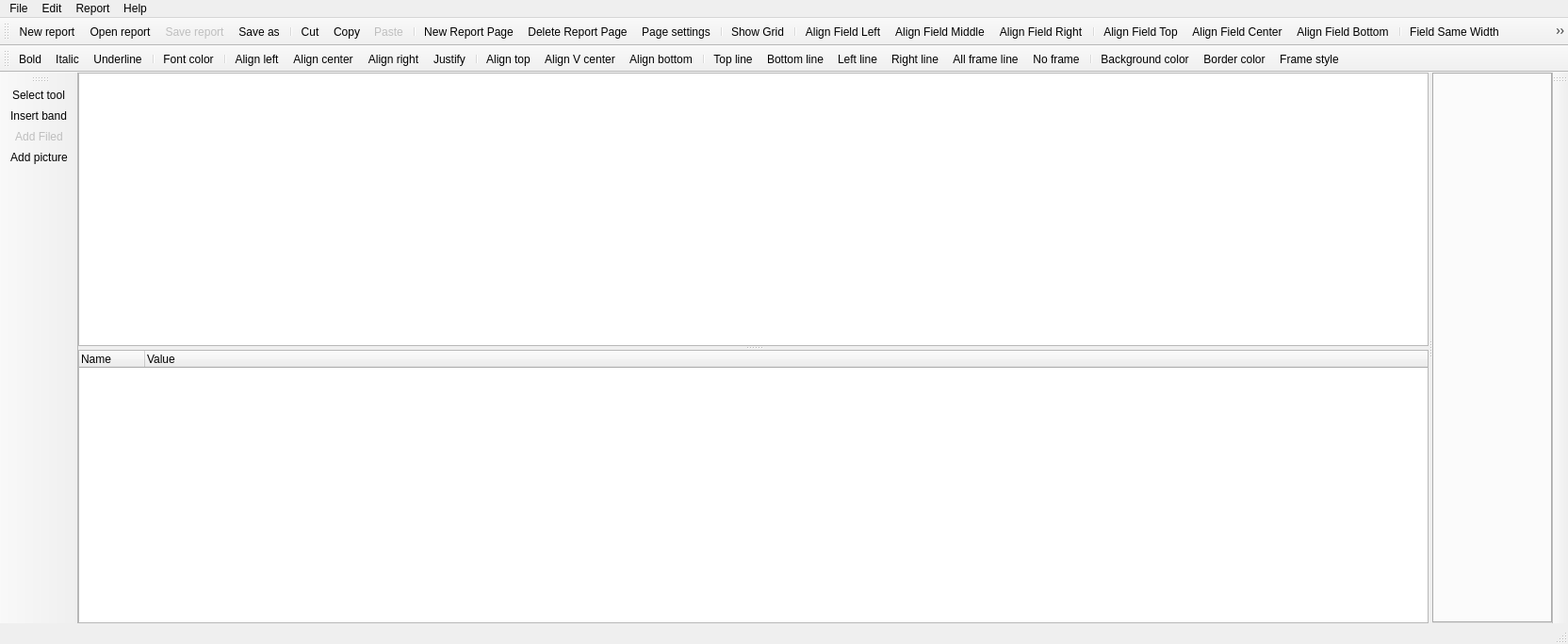
<?xml version="1.0" encoding="UTF-8"?>
<ui version="4.0">
 <class>MainWindow</class>
 <widget class="QMainWindow" name="MainWindow">
  <property name="geometry">
   <rect>
    <x>0</x>
    <y>0</y>
    <width>1664</width>
    <height>683</height>
   </rect>
  </property>
  <property name="windowTitle">
   <string>QtRPT Designer</string>
  </property>
  <widget class="QWidget" name="centralWidget">
   <layout class="QVBoxLayout" name="verticalLayout_2">
    <property name="spacing">
     <number>0</number>
    </property>
    <property name="margin">
     <number>0</number>
    </property>
    <item>
     <widget class="QSplitter" name="splitter">
      <property name="orientation">
       <enum>Qt::Horizontal</enum>
      </property>
      <widget class="QWidget" name="widget_2" native="true">
       <property name="sizePolicy">
        <sizepolicy hsizetype="Preferred" vsizetype="Minimum">
         <horstretch>0</horstretch>
         <verstretch>0</verstretch>
        </sizepolicy>
       </property>
       <property name="baseSize">
        <size>
         <width>0</width>
         <height>0</height>
        </size>
       </property>
       <layout class="QVBoxLayout" name="verticalLayout">
        <property name="spacing">
         <number>0</number>
        </property>
        <property name="margin">
         <number>0</number>
        </property>
        <item>
         <widget class="QSplitter" name="splitter_2">
          <property name="sizePolicy">
           <sizepolicy hsizetype="Preferred" vsizetype="Expanding">
            <horstretch>0</horstretch>
            <verstretch>0</verstretch>
           </sizepolicy>
          </property>
          <property name="baseSize">
           <size>
            <width>0</width>
            <height>0</height>
           </size>
          </property>
          <property name="orientation">
           <enum>Qt::Vertical</enum>
          </property>
          <widget class="QTreeWidget" name="treeWidget">
           <property name="sizePolicy">
            <sizepolicy hsizetype="Preferred" vsizetype="Preferred">
             <horstretch>0</horstretch>
             <verstretch>0</verstretch>
            </sizepolicy>
           </property>
           <property name="baseSize">
            <size>
             <width>0</width>
             <height>0</height>
            </size>
           </property>
           <attribute name="headerVisible">
            <bool>false</bool>
           </attribute>
           <attribute name="headerDefaultSectionSize">
            <number>50</number>
           </attribute>
           <column>
            <property name="text">
             <string notr="true">1</string>
            </property>
           </column>
          </widget>
          <widget class="QTreeWidget" name="treeParams">
           <property name="sizePolicy">
            <sizepolicy hsizetype="Preferred" vsizetype="Preferred">
             <horstretch>0</horstretch>
             <verstretch>0</verstretch>
            </sizepolicy>
           </property>
           <property name="baseSize">
            <size>
             <width>0</width>
             <height>0</height>
            </size>
           </property>
           <property name="editTriggers">
            <set>QAbstractItemView::DoubleClicked|QAbstractItemView::EditKeyPressed</set>
           </property>
           <property name="alternatingRowColors">
            <bool>true</bool>
           </property>
           <property name="selectionMode">
            <enum>QAbstractItemView::SingleSelection</enum>
           </property>
           <property name="indentation">
            <number>15</number>
           </property>
           <property name="expandsOnDoubleClick">
            <bool>false</bool>
           </property>
           <attribute name="headerDefaultSectionSize">
            <number>70</number>
           </attribute>
           <column>
            <property name="text">
             <string>Name</string>
            </property>
           </column>
           <column>
            <property name="text">
             <string>Value</string>
            </property>
           </column>
          </widget>
         </widget>
        </item>
       </layout>
      </widget>
      <widget class="QTabWidget" name="tabWidget"/>
     </widget>
    </item>
   </layout>
  </widget>
  <widget class="QMenuBar" name="menuBar">
   <property name="geometry">
    <rect>
     <x>0</x>
     <y>0</y>
     <width>1664</width>
     <height>21</height>
    </rect>
   </property>
   <widget class="QMenu" name="menuFile">
    <property name="title">
     <string>File</string>
    </property>
    <addaction name="actionNewReport"/>
    <addaction name="actionOpenReport"/>
    <addaction name="actSaveReport"/>
    <addaction name="actSaveAs"/>
    <addaction name="separator"/>
    <addaction name="actNewReportPage"/>
    <addaction name="actDeleteReportPage"/>
    <addaction name="separator"/>
    <addaction name="actionExit"/>
   </widget>
   <widget class="QMenu" name="menuReport">
    <property name="title">
     <string>Report</string>
    </property>
    <addaction name="actPageSettings"/>
   </widget>
   <widget class="QMenu" name="menuEdit">
    <property name="title">
     <string>Edit</string>
    </property>
    <addaction name="actCut"/>
    <addaction name="actCopy"/>
    <addaction name="actPaste"/>
   </widget>
   <widget class="QMenu" name="menuHelp">
    <property name="title">
     <string>Help</string>
    </property>
    <addaction name="actLanguage"/>
    <addaction name="actAbout"/>
   </widget>
   <addaction name="menuFile"/>
   <addaction name="menuEdit"/>
   <addaction name="menuReport"/>
   <addaction name="menuHelp"/>
  </widget>
  <widget class="QToolBar" name="mainToolBar">
   <attribute name="toolBarArea">
    <enum>TopToolBarArea</enum>
   </attribute>
   <attribute name="toolBarBreak">
    <bool>false</bool>
   </attribute>
   <addaction name="actionNewReport"/>
   <addaction name="actionOpenReport"/>
   <addaction name="actSaveReport"/>
   <addaction name="actSaveAs"/>
   <addaction name="separator"/>
   <addaction name="actCut"/>
   <addaction name="actCopy"/>
   <addaction name="actPaste"/>
   <addaction name="separator"/>
   <addaction name="actNewReportPage"/>
   <addaction name="actDeleteReportPage"/>
   <addaction name="actPageSettings"/>
   <addaction name="separator"/>
   <addaction name="actShowGrid"/>
   <addaction name="separator"/>
   <addaction name="actFieldLeft"/>
   <addaction name="actFieldMiddle"/>
   <addaction name="actFieldRight"/>
   <addaction name="separator"/>
   <addaction name="actFieldTop"/>
   <addaction name="actFieldCenter"/>
   <addaction name="actFieldBottom"/>
   <addaction name="separator"/>
   <addaction name="actFieldSameWidth"/>
   <addaction name="actFieldSameHeight"/>
   <addaction name="separator"/>
  </widget>
  <widget class="QStatusBar" name="statusBar"/>
  <widget class="QToolBar" name="toolBar">
   <property name="windowTitle">
    <string>toolBar</string>
   </property>
   <attribute name="toolBarArea">
    <enum>TopToolBarArea</enum>
   </attribute>
   <attribute name="toolBarBreak">
    <bool>true</bool>
   </attribute>
   <addaction name="actionBold"/>
   <addaction name="actionItalic"/>
   <addaction name="actionUnderline"/>
   <addaction name="separator"/>
   <addaction name="actFontColor"/>
   <addaction name="separator"/>
   <addaction name="actAlignLeft"/>
   <addaction name="actAlignCenter"/>
   <addaction name="actAlignRight"/>
   <addaction name="actAlignJustify"/>
   <addaction name="separator"/>
   <addaction name="actAlignTop"/>
   <addaction name="actAlignVCenter"/>
   <addaction name="actAlignBottom"/>
   <addaction name="separator"/>
   <addaction name="actLineTop"/>
   <addaction name="actLineBottom"/>
   <addaction name="actLineLeft"/>
   <addaction name="actLineRight"/>
   <addaction name="actLineAll"/>
   <addaction name="actLineNo"/>
   <addaction name="separator"/>
   <addaction name="actBackgroundColor"/>
   <addaction name="actBorderColor"/>
   <addaction name="actFrameStyle"/>
  </widget>
  <widget class="QToolBar" name="toolBar_2">
   <property name="windowTitle">
    <string>toolBar_2</string>
   </property>
   <attribute name="toolBarArea">
    <enum>RightToolBarArea</enum>
   </attribute>
   <attribute name="toolBarBreak">
    <bool>false</bool>
   </attribute>
  </widget>
  <widget class="QToolBar" name="toolBar_3">
   <property name="windowTitle">
    <string>toolBar_3</string>
   </property>
   <attribute name="toolBarArea">
    <enum>LeftToolBarArea</enum>
   </attribute>
   <attribute name="toolBarBreak">
    <bool>false</bool>
   </attribute>
   <addaction name="actSelect_tool"/>
   <addaction name="actionInsert_band"/>
   <addaction name="actAddField"/>
   <addaction name="actAddPicture"/>
  </widget>
  <action name="actionExit">
   <property name="text">
    <string>Exit</string>
   </property>
   <property name="toolTip">
    <string>Exit</string>
   </property>
  </action>
  <action name="actPageSettings">
   <property name="icon">
    <iconset resource="images.qrc">
     <normaloff>:/images/pageSetting.png</normaloff>:/images/pageSetting.png</iconset>
   </property>
   <property name="text">
    <string>Page settings</string>
   </property>
  </action>
  <action name="actSelect_tool">
   <property name="checkable">
    <bool>true</bool>
   </property>
   <property name="icon">
    <iconset resource="images.qrc">
     <normaloff>:/images/80-1.png</normaloff>:/images/80-1.png</iconset>
   </property>
   <property name="text">
    <string>Select tool</string>
   </property>
   <property name="toolTip">
    <string>Select tool</string>
   </property>
  </action>
  <action name="actAlignLeft">
   <property name="checkable">
    <bool>true</bool>
   </property>
   <property name="icon">
    <iconset resource="images.qrc">
     <normaloff>:/images/textleft.png</normaloff>:/images/textleft.png</iconset>
   </property>
   <property name="text">
    <string>Align left</string>
   </property>
   <property name="toolTip">
    <string>Align left</string>
   </property>
  </action>
  <action name="actAlignCenter">
   <property name="checkable">
    <bool>true</bool>
   </property>
   <property name="icon">
    <iconset resource="images.qrc">
     <normaloff>:/images/textcenter.png</normaloff>:/images/textcenter.png</iconset>
   </property>
   <property name="text">
    <string>Align center</string>
   </property>
   <property name="toolTip">
    <string>Align center</string>
   </property>
  </action>
  <action name="actAlignRight">
   <property name="checkable">
    <bool>true</bool>
   </property>
   <property name="icon">
    <iconset resource="images.qrc">
     <normaloff>:/images/textright.png</normaloff>:/images/textright.png</iconset>
   </property>
   <property name="text">
    <string>Align right</string>
   </property>
   <property name="toolTip">
    <string>Align right</string>
   </property>
  </action>
  <action name="actAlignJustify">
   <property name="checkable">
    <bool>true</bool>
   </property>
   <property name="icon">
    <iconset resource="images.qrc">
     <normaloff>:/images/textjustify.png</normaloff>:/images/textjustify.png</iconset>
   </property>
   <property name="text">
    <string>Justify</string>
   </property>
   <property name="toolTip">
    <string>Justify</string>
   </property>
  </action>
  <action name="actionBold">
   <property name="checkable">
    <bool>true</bool>
   </property>
   <property name="icon">
    <iconset resource="images.qrc">
     <normaloff>:/images/textbold.png</normaloff>:/images/textbold.png</iconset>
   </property>
   <property name="text">
    <string>Bold</string>
   </property>
   <property name="toolTip">
    <string>Bold</string>
   </property>
  </action>
  <action name="actionItalic">
   <property name="checkable">
    <bool>true</bool>
   </property>
   <property name="icon">
    <iconset resource="images.qrc">
     <normaloff>:/images/textitalic.png</normaloff>:/images/textitalic.png</iconset>
   </property>
   <property name="text">
    <string>Italic</string>
   </property>
   <property name="toolTip">
    <string>Italic</string>
   </property>
  </action>
  <action name="actionUnderline">
   <property name="checkable">
    <bool>true</bool>
   </property>
   <property name="icon">
    <iconset resource="images.qrc">
     <normaloff>:/images/textunder.png</normaloff>:/images/textunder.png</iconset>
   </property>
   <property name="text">
    <string>Underline</string>
   </property>
   <property name="toolTip">
    <string>Underline</string>
   </property>
  </action>
  <action name="actLineTop">
   <property name="checkable">
    <bool>true</bool>
   </property>
   <property name="icon">
    <iconset resource="images.qrc">
     <normaloff>:/images/82-6.png</normaloff>:/images/82-6.png</iconset>
   </property>
   <property name="text">
    <string>Top line</string>
   </property>
   <property name="toolTip">
    <string>Top line</string>
   </property>
  </action>
  <action name="actLineBottom">
   <property name="checkable">
    <bool>true</bool>
   </property>
   <property name="icon">
    <iconset resource="images.qrc">
     <normaloff>:/images/82-7.png</normaloff>:/images/82-7.png</iconset>
   </property>
   <property name="text">
    <string>Bottom line</string>
   </property>
   <property name="toolTip">
    <string>Bottom line</string>
   </property>
  </action>
  <action name="actLineLeft">
   <property name="checkable">
    <bool>true</bool>
   </property>
   <property name="icon">
    <iconset resource="images.qrc">
     <normaloff>:/images/82-4.png</normaloff>:/images/82-4.png</iconset>
   </property>
   <property name="text">
    <string>Left line</string>
   </property>
   <property name="toolTip">
    <string>Left line</string>
   </property>
  </action>
  <action name="actLineRight">
   <property name="checkable">
    <bool>true</bool>
   </property>
   <property name="icon">
    <iconset resource="images.qrc">
     <normaloff>:/images/82-5.png</normaloff>:/images/82-5.png</iconset>
   </property>
   <property name="text">
    <string>Right line</string>
   </property>
   <property name="toolTip">
    <string>Right line</string>
   </property>
  </action>
  <action name="actLineAll">
   <property name="checkable">
    <bool>true</bool>
   </property>
   <property name="icon">
    <iconset resource="images.qrc">
     <normaloff>:/images/82-2.png</normaloff>:/images/82-2.png</iconset>
   </property>
   <property name="text">
    <string>All frame line</string>
   </property>
   <property name="toolTip">
    <string>All frame line</string>
   </property>
  </action>
  <action name="actLineNo">
   <property name="checkable">
    <bool>true</bool>
   </property>
   <property name="icon">
    <iconset resource="images.qrc">
     <normaloff>:/images/82-1.png</normaloff>:/images/82-1.png</iconset>
   </property>
   <property name="text">
    <string>No frame</string>
   </property>
   <property name="toolTip">
    <string>No frame</string>
   </property>
  </action>
  <action name="actionInsert_band">
   <property name="checkable">
    <bool>true</bool>
   </property>
   <property name="icon">
    <iconset resource="images.qrc">
     <normaloff>:/images/band.png</normaloff>:/images/band.png</iconset>
   </property>
   <property name="text">
    <string>Insert band</string>
   </property>
   <property name="toolTip">
    <string>Insert band</string>
   </property>
  </action>
  <action name="actAddField">
   <property name="checkable">
    <bool>true</bool>
   </property>
   <property name="enabled">
    <bool>false</bool>
   </property>
   <property name="icon">
    <iconset resource="images.qrc">
     <normaloff>:/images/field.png</normaloff>:/images/field.png</iconset>
   </property>
   <property name="text">
    <string>Add Filed</string>
   </property>
   <property name="toolTip">
    <string>Add filed</string>
   </property>
  </action>
  <action name="actionNewReport">
   <property name="icon">
    <iconset resource="images.qrc">
     <normaloff>:/images/new.png</normaloff>:/images/new.png</iconset>
   </property>
   <property name="text">
    <string>New report</string>
   </property>
   <property name="toolTip">
    <string>New report</string>
   </property>
  </action>
  <action name="actionOpenReport">
   <property name="icon">
    <iconset resource="images.qrc">
     <normaloff>:/images/open.png</normaloff>:/images/open.png</iconset>
   </property>
   <property name="text">
    <string>Open report</string>
   </property>
   <property name="toolTip">
    <string>Open report</string>
   </property>
   <property name="shortcut">
    <string>Ctrl+O</string>
   </property>
  </action>
  <action name="actSaveReport">
   <property name="enabled">
    <bool>false</bool>
   </property>
   <property name="icon">
    <iconset resource="images.qrc">
     <normaloff>:/images/save.png</normaloff>:/images/save.png</iconset>
   </property>
   <property name="text">
    <string>Save report</string>
   </property>
   <property name="toolTip">
    <string>Save report</string>
   </property>
   <property name="shortcut">
    <string>Ctrl+S</string>
   </property>
  </action>
  <action name="actAlignTop">
   <property name="checkable">
    <bool>true</bool>
   </property>
   <property name="icon">
    <iconset resource="images.qrc">
     <normaloff>:/images/texttop.png</normaloff>:/images/texttop.png</iconset>
   </property>
   <property name="text">
    <string>Align top</string>
   </property>
   <property name="toolTip">
    <string>Align top</string>
   </property>
  </action>
  <action name="actAlignVCenter">
   <property name="checkable">
    <bool>true</bool>
   </property>
   <property name="icon">
    <iconset resource="images.qrc">
     <normaloff>:/images/textVcenter.png</normaloff>:/images/textVcenter.png</iconset>
   </property>
   <property name="text">
    <string>Align V center</string>
   </property>
   <property name="toolTip">
    <string>Align V center</string>
   </property>
  </action>
  <action name="actAlignBottom">
   <property name="checkable">
    <bool>true</bool>
   </property>
   <property name="icon">
    <iconset resource="images.qrc">
     <normaloff>:/images/textbottom.png</normaloff>:/images/textbottom.png</iconset>
   </property>
   <property name="text">
    <string>Align bottom</string>
   </property>
   <property name="toolTip">
    <string>Align bottom</string>
   </property>
  </action>
  <action name="actCopy">
   <property name="icon">
    <iconset resource="images.qrc">
     <normaloff>:/images/copy.png</normaloff>:/images/copy.png</iconset>
   </property>
   <property name="text">
    <string>Copy</string>
   </property>
   <property name="toolTip">
    <string>Copy</string>
   </property>
   <property name="shortcut">
    <string>Ctrl+C</string>
   </property>
  </action>
  <action name="actCut">
   <property name="icon">
    <iconset resource="images.qrc">
     <normaloff>:/images/cut.png</normaloff>:/images/cut.png</iconset>
   </property>
   <property name="text">
    <string>Cut</string>
   </property>
   <property name="toolTip">
    <string>Cut</string>
   </property>
   <property name="shortcut">
    <string>Ctrl+X</string>
   </property>
  </action>
  <action name="actPaste">
   <property name="enabled">
    <bool>false</bool>
   </property>
   <property name="icon">
    <iconset resource="images.qrc">
     <normaloff>:/images/paste.png</normaloff>:/images/paste.png</iconset>
   </property>
   <property name="text">
    <string>Paste</string>
   </property>
   <property name="toolTip">
    <string>Paste</string>
   </property>
   <property name="shortcut">
    <string>Ctrl+V</string>
   </property>
  </action>
  <action name="actSaveAs">
   <property name="icon">
    <iconset resource="images.qrc">
     <normaloff>:/images/saveAll.png</normaloff>:/images/saveAll.png</iconset>
   </property>
   <property name="text">
    <string>Save as</string>
   </property>
   <property name="toolTip">
    <string>Save as</string>
   </property>
  </action>
  <action name="actFontColor">
   <property name="icon">
    <iconset resource="images.qrc">
     <normaloff>:/images/fontColor.png</normaloff>:/images/fontColor.png</iconset>
   </property>
   <property name="text">
    <string>Font color</string>
   </property>
   <property name="toolTip">
    <string>Font color</string>
   </property>
  </action>
  <action name="actBackgroundColor">
   <property name="icon">
    <iconset resource="images.qrc">
     <normaloff>:/images/backgroundColor.png</normaloff>:/images/backgroundColor.png</iconset>
   </property>
   <property name="text">
    <string>Background color</string>
   </property>
   <property name="toolTip">
    <string>Background color</string>
   </property>
  </action>
  <action name="actBorderColor">
   <property name="icon">
    <iconset resource="images.qrc">
     <normaloff>:/images/borderColor.png</normaloff>:/images/borderColor.png</iconset>
   </property>
   <property name="text">
    <string>Border color</string>
   </property>
   <property name="toolTip">
    <string>Border color</string>
   </property>
  </action>
  <action name="actAbout">
   <property name="text">
    <string>About QtRptDesigner</string>
   </property>
  </action>
  <action name="actShowGrid">
   <property name="checkable">
    <bool>true</bool>
   </property>
   <property name="icon">
    <iconset resource="images.qrc">
     <normaloff>:/images/grid.png</normaloff>:/images/grid.png</iconset>
   </property>
   <property name="text">
    <string>Show Grid</string>
   </property>
   <property name="toolTip">
    <string>Show/Hide grid</string>
   </property>
  </action>
  <action name="actAddPicture">
   <property name="checkable">
    <bool>true</bool>
   </property>
   <property name="icon">
    <iconset resource="images.qrc">
     <normaloff>:/images/picture.png</normaloff>:/images/picture.png</iconset>
   </property>
   <property name="text">
    <string>Add picture</string>
   </property>
  </action>
  <action name="actFrameStyle">
   <property name="icon">
    <iconset resource="images.qrc">
     <normaloff>:/images/frameStyle.png</normaloff>:/images/frameStyle.png</iconset>
   </property>
   <property name="text">
    <string>Frame style</string>
   </property>
   <property name="toolTip">
    <string>Frame style</string>
   </property>
  </action>
  <action name="actLanguage">
   <property name="icon">
    <iconset resource="images.qrc">
     <normaloff>:/images/applications-education-language.png</normaloff>:/images/applications-education-language.png</iconset>
   </property>
   <property name="text">
    <string>Language</string>
   </property>
   <property name="toolTip">
    <string>Language</string>
   </property>
  </action>
  <action name="actNewReportPage">
   <property name="icon">
    <iconset resource="images.qrc">
     <normaloff>:/images/newPageReport.png</normaloff>:/images/newPageReport.png</iconset>
   </property>
   <property name="text">
    <string>New Report Page</string>
   </property>
   <property name="toolTip">
    <string>New Report Page</string>
   </property>
  </action>
  <action name="actDeleteReportPage">
   <property name="icon">
    <iconset resource="images.qrc">
     <normaloff>:/images/deletePage.png</normaloff>:/images/deletePage.png</iconset>
   </property>
   <property name="text">
    <string>Delete Report Page</string>
   </property>
   <property name="toolTip">
    <string>Delete Report Page</string>
   </property>
  </action>
  <action name="actFieldLeft">
   <property name="icon">
    <iconset resource="images.qrc">
     <normaloff>:/images/fieldLeft.png</normaloff>:/images/fieldLeft.png</iconset>
   </property>
   <property name="text">
    <string>Align Field Left</string>
   </property>
   <property name="toolTip">
    <string>Align Field Left</string>
   </property>
  </action>
  <action name="actFieldMiddle">
   <property name="icon">
    <iconset resource="images.qrc">
     <normaloff>:/images/fieldMiddle.png</normaloff>:/images/fieldMiddle.png</iconset>
   </property>
   <property name="text">
    <string>Align Field Middle</string>
   </property>
   <property name="toolTip">
    <string>Align Field Middle</string>
   </property>
  </action>
  <action name="actFieldRight">
   <property name="icon">
    <iconset resource="images.qrc">
     <normaloff>:/images/fieldRight.png</normaloff>:/images/fieldRight.png</iconset>
   </property>
   <property name="text">
    <string>Align Field Right</string>
   </property>
   <property name="toolTip">
    <string>Align Field Right</string>
   </property>
  </action>
  <action name="actFieldTop">
   <property name="icon">
    <iconset resource="images.qrc">
     <normaloff>:/images/fieldTop.png</normaloff>:/images/fieldTop.png</iconset>
   </property>
   <property name="text">
    <string>Align Field Top</string>
   </property>
   <property name="toolTip">
    <string>Align Field Top</string>
   </property>
  </action>
  <action name="actFieldCenter">
   <property name="icon">
    <iconset resource="images.qrc">
     <normaloff>:/images/fieldCenter.png</normaloff>:/images/fieldCenter.png</iconset>
   </property>
   <property name="text">
    <string>Align Field Center</string>
   </property>
   <property name="toolTip">
    <string>Align Field Center</string>
   </property>
  </action>
  <action name="actFieldBottom">
   <property name="icon">
    <iconset resource="images.qrc">
     <normaloff>:/images/fieldBottom.png</normaloff>:/images/fieldBottom.png</iconset>
   </property>
   <property name="text">
    <string>Align Field Bottom</string>
   </property>
   <property name="toolTip">
    <string>Align Field Bottom</string>
   </property>
  </action>
  <action name="actFieldSameWidth">
   <property name="icon">
    <iconset resource="images.qrc">
     <normaloff>:/images/fieldSameWidth.png</normaloff>:/images/fieldSameWidth.png</iconset>
   </property>
   <property name="text">
    <string>Field Same Width</string>
   </property>
   <property name="toolTip">
    <string>Field Same Width</string>
   </property>
  </action>
  <action name="actFieldSameHeight">
   <property name="icon">
    <iconset resource="images.qrc">
     <normaloff>:/images/fieldSameHeight.png</normaloff>:/images/fieldSameHeight.png</iconset>
   </property>
   <property name="text">
    <string>Field Same Height</string>
   </property>
   <property name="toolTip">
    <string>Field Same Height</string>
   </property>
  </action>
 </widget>
 <layoutdefault spacing="6" margin="11"/>
 <resources>
  <include location="images.qrc"/>
 </resources>
 <connections/>
</ui>
